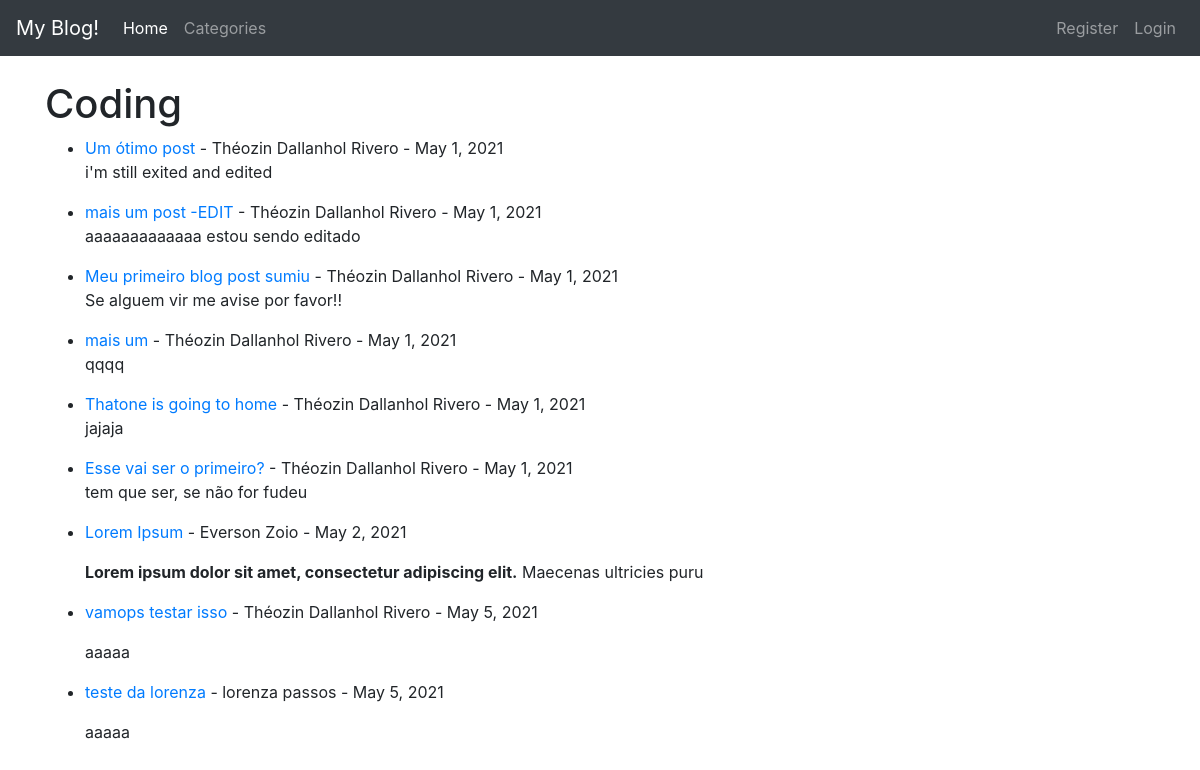
The app's page /category/coding/, older data.
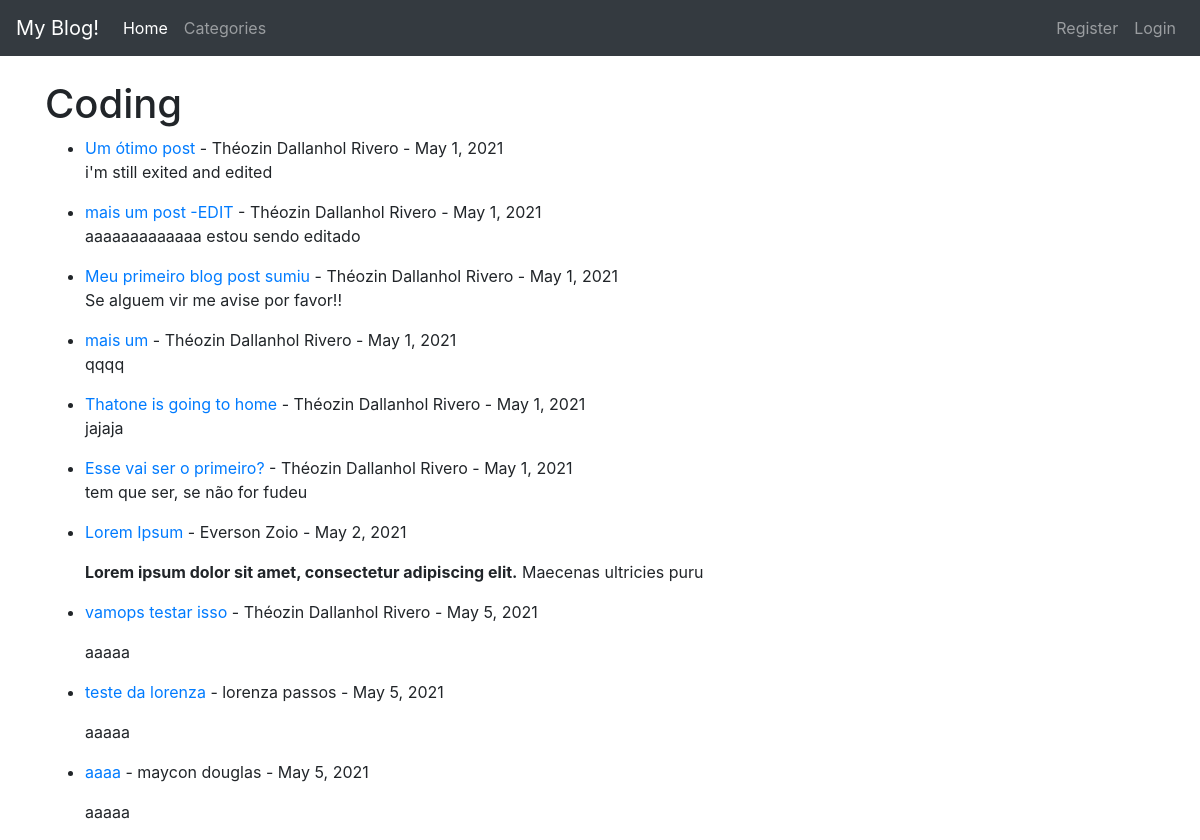
The same page, newer data.
### theblog/models.py (models this page shows, shortened)
class Post(models.Model):
	title = models.CharField(max_length=255)
	header_image = models.ImageField(null=True, blank=True, upload_to="images/")
	title_tag = models.CharField(max_length=255)
	snippet = models.CharField(max_length=255)
	author = models.ForeignKey(User, on_delete=models.CASCADE) #models.CASCADE caso o user seja apagado todos os seus posts são apagados tbm
	body = RichTextField(blank=True)
	post_date = models.DateField(auto_now_add=True)
	category = models.CharField(max_length=255)
	likes = models.ManyToManyField(User, related_name='blog_post')

### theblog/views.py (the view)
# urls.py: path('category/<str:cats>/', CategoryView, name='category'),
def CategoryView(request, cats):
	cats = cats.replace('-', ' ')
	category_posts = Post.objects.filter(category=cats)
	context =  {'category_posts':category_posts, 'cats':cats}
	return render(request, 'categories.html', context)

### theblog/templates/categories.html (shortened to what this page needs)
{% extends 'base.html' %}
{% block content %}
{% if category_posts %}
	<h1>{{cats|capfirst }}</h1>
	<ul>
	{% for post in category_posts %}
		<li>
			<a href="{% url 'article-detail' post.id %}">{{post.title}}</a> - {{post.author.first_name}} {{post.author.last_name}} - {{post.post_date}}
			<p>{{post.body|slice:":100"|safe}}</p>
		</li>
	{% endfor %}
	</ul>
{% else %}
	<p>Não tem nenhum post com o assunto {{cats|capfirst}}</p>
{% endif %}
{% endblock %}

Row changes from the older to the newer data that the page shows:
added Post: title "aaaa", author.first_name "maycon", author.last_name "douglas", post_date "May 5, 2021", body "aaaaa"
